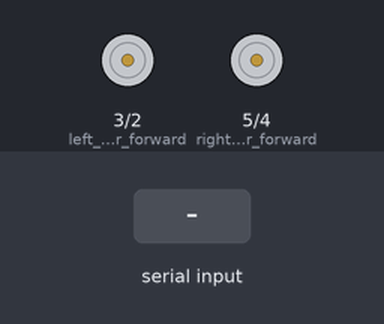
Simulated run of this sketch. Board: Arduino Uno, built with avr-gcc and run on an emulated ATmega328P. Parts: motor-driver pin pairs drawn as motors (green arrow = first pin HIGH = forward, orange = second pin HIGH = backward, longer = more drive, scaled by the enable pin). Inputs (shaded band) come from the test bench.

Above: at 1.2 s.
1.3 s: "1" received over the second serial link
At 2.0 s:
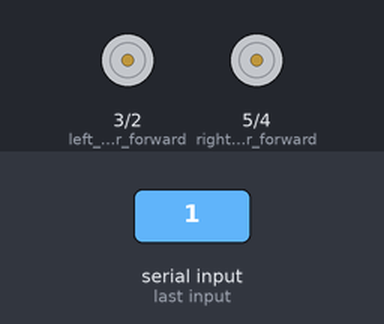
2.9 s: "2" received over the second serial link
At 4.2 s:
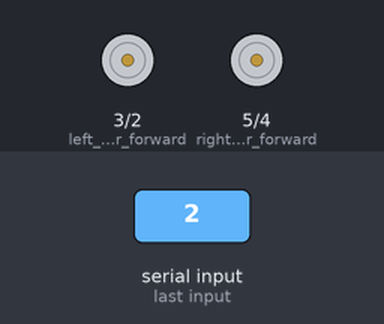
4.5 s: "3" received over the second serial link
At 5.6 s:
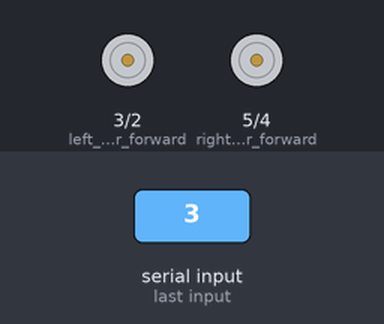
6.1 s: "4" received over the second serial link
At 6.8 s:
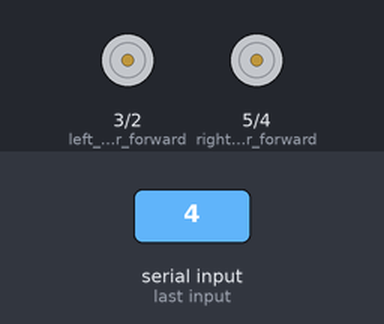
Timing chart, 0 to 8.7 s (numbered marks = the images above; inputs shaded):
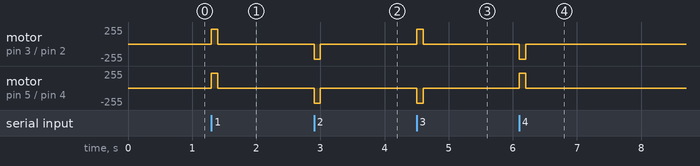

The sketch:

Bt_Controlled_2_Wheeler.ino
```cpp
/*
  Bluetooth Controlled 2 Wheeler
  Author: Mehedi Hasan

  Board: Arduino Uno
  Bluetooth Module: HC-05
  Motor Driver: L298n Motor Driver Module
*/
#include<SoftwareSerial.h>
SoftwareSerial BT(11, 10); //RX, TX
char BluetoothData;
int left_motor_forward = 3;
int right_motor_forward = 5;
int left_motor_backward = 2;
int right_motor_backward = 4;
int left_motor_enable = 9; //Must be in PWD pin
int right_motor_enable = 6; //Must be in PWD pin
unsigned long start = 0;
void setup() {
  BT.begin(9600); //Initialize Bluetooth Module
  pinMode(2, OUTPUT);
  pinMode(3, OUTPUT);
  pinMode(4, OUTPUT);
  pinMode(5, OUTPUT);
  pinMode(9, OUTPUT);
  pinMode(6, OUTPUT);

}
void loop() {
  analogWrite(left_motor_enable, 225); //enable left motor
  analogWrite(right_motor_enable, 225); //enable right motor
  if (BT.available()) {
    BluetoothData = BT.read();
    switch (BluetoothData) {
      case '1': {
          forward();
          break;
        }

      case '2': {
          backward();
          break;
        }
      case '3': {
          left();
          break;
        }
      case '4': {
          right();
          break;
        }
      case '5': {
          motorstop();
          break;
        }
    }
      delay(100);
      motorstop();
  }
}
```

functions.ino
```cpp
void forward() {
  //To go forward
  digitalWrite(left_motor_forward, HIGH); //left motor clockwise
  digitalWrite(left_motor_backward, LOW);
  digitalWrite(right_motor_forward, HIGH); //right motor clockwise
  digitalWrite(right_motor_backward, LOW);

}
void backward() {
  //To go backward
  digitalWrite(left_motor_forward, LOW ); //left motor counter-clockwise
  digitalWrite(left_motor_backward, HIGH);
  digitalWrite(right_motor_forward, LOW); //right motor counter-clockwise
  digitalWrite(right_motor_backward, HIGH);
}
void left() {
  //To take a left turn
  digitalWrite(left_motor_forward, HIGH); //left motor clockwise
  digitalWrite(left_motor_backward, LOW);
  digitalWrite(right_motor_forward, LOW); //right motor counter-clockwise
  digitalWrite(right_motor_backward, HIGH);
}
void right() {
  //To take a right turn
  digitalWrite(left_motor_forward, LOW); //left motor counter-clockwise
  digitalWrite(left_motor_backward, HIGH);
  digitalWrite(right_motor_forward, HIGH);//right motor clockwise
  digitalWrite(right_motor_backward, LOW);
}
void motorstop(){
  digitalWrite(left_motor_forward, LOW); //left motor stop
  digitalWrite(left_motor_backward, LOW);
  digitalWrite(right_motor_forward, LOW);//right motor stop
  digitalWrite(right_motor_backward, LOW);
}
```

Measured:
- after the input at 1.3 s, motor on pin 3 (left_motor_forward) / pin 2 (left_motor_backward), motor on pin 5 (right_motor_forward) / pin 4 (right_motor_backward): stopped → forward 225/255 at once, → stopped 0.10 s later
- after the input at 2.9 s, motor on pin 3 (left_motor_forward) / pin 2 (left_motor_backward), motor on pin 5 (right_motor_forward) / pin 4 (right_motor_backward): stopped → backward 225/255 at once, → stopped 0.10 s later
- after the input at 4.5 s, motor on pin 3 (left_motor_forward) / pin 2 (left_motor_backward): stopped → forward 225/255 at once, → stopped 0.10 s later; motor on pin 5 (right_motor_forward) / pin 4 (right_motor_backward): stopped → backward 225/255 at once, → stopped 0.10 s later
- after the input at 6.1 s, motor on pin 3 (left_motor_forward) / pin 2 (left_motor_backward): stopped → backward 225/255 at once, → stopped 0.10 s later; motor on pin 5 (right_motor_forward) / pin 4 (right_motor_backward): stopped → forward 225/255 at once, → stopped 0.10 s later
